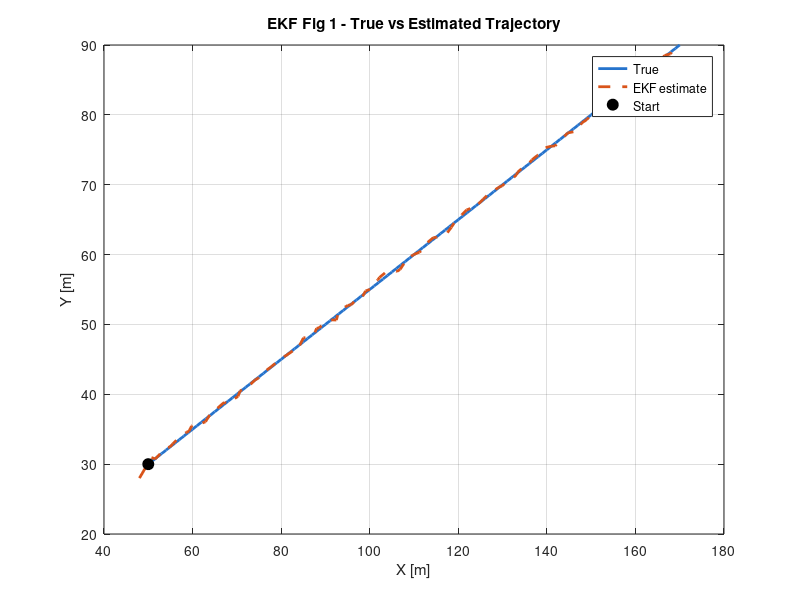
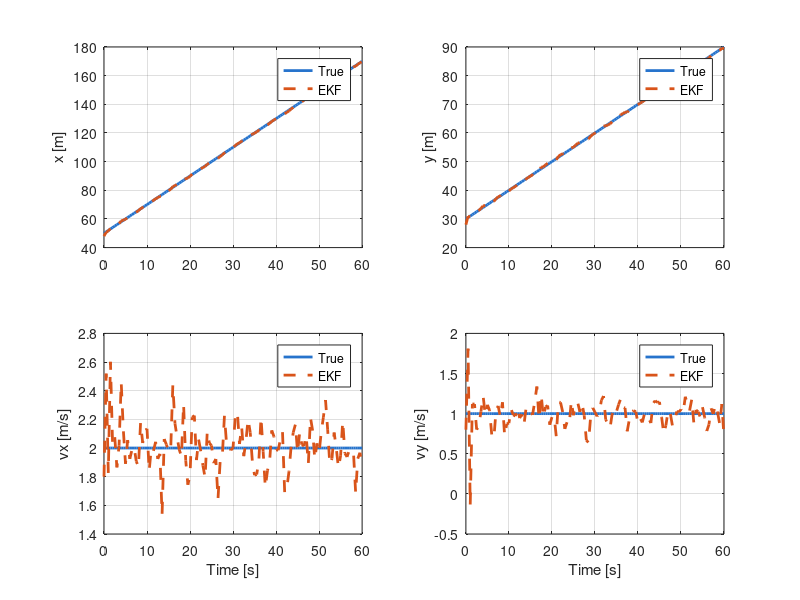

Source code (MATLAB) for these figures, in order: (Note: this script raises an error after producing the figures.)
% =========================================================
% ekf.m — Extended Kalman Filter
%
% PURPOSE:
%   Track ship state [x,y,vx,vy] using noisy pixel measurements.
%   Two stages every step: PREDICT then UPDATE.
%
% HOW TO RUN:
%   Press F5 or type: ekf
%   (Self-contained — no other files required)
% =========================================================

clear; clc; close all;

fprintf('=========================================\n');
fprintf('  EXTENDED KALMAN FILTER (EKF)\n');
fprintf('=========================================\n\n');

%% ---- Parameters ----
dt = 0.5;  T_total = 60;  t = 0:dt:T_total;  N_steps = length(t);
fx = 800;  fy = 800;  z = 150;

A = [1 0 dt 0; 0 1 0 dt; 0 0 1 0; 0 0 0 1];
n = 4;

Q = diag([0.1, 0.1, 0.05, 0.05]);   % Process noise
R = diag([4, 4]);                    % Measurement noise (2px std)

h      = @(X) [fx*(X(1)/z); fy*(X(2)/z)];
H_func = @(X) [fx/z 0 0 0; 0 fy/z 0 0];

%% ---- True trajectory ----
X_true = zeros(n, N_steps);
X_true(:,1) = [50; 30; 2; 1];
for k = 1:N_steps-1
    X_true(:,k+1) = A * X_true(:,k);
end

%% ---- Noisy measurements ----
rng(42);
z_meas = zeros(2, N_steps);
for k = 1:N_steps
    z_meas(:,k) = h(X_true(:,k)) + sqrt(R)*randn(2,1);
end

%% ---- EKF loop ----
X_est  = zeros(n, N_steps);
P_arr  = zeros(n, n, N_steps);
innov  = zeros(2, N_steps);

X_est(:,1)   = [48; 28; 1.8; 0.8];   % Deliberately wrong start
P_arr(:,:,1) = 10*eye(n);

fprintf('Initial estimate: [%.1f, %.1f, %.1f, %.1f]\n', X_est(1,1),X_est(2,1),X_est(3,1),X_est(4,1));
fprintf('True initial:     [%.1f, %.1f, %.1f, %.1f]\n\n', X_true(1,1),X_true(2,1),X_true(3,1),X_true(4,1));

for k = 1:N_steps-1
    % PREDICT
    X_pred = A * X_est(:,k);
    P_pred = A * P_arr(:,:,k) * A' + Q;

    % UPDATE
    H      = H_func(X_pred);
    z_pred = h(X_pred);
    r      = z_meas(:,k+1) - z_pred;
    S      = H * P_pred * H' + R;
    K      = P_pred * H' * (S \ eye(2));

    X_est(:,k+1)   = X_pred + K * r;
    P_arr(:,:,k+1) = (eye(n) - K*H) * P_pred;
    innov(:,k+1)   = r;
end

pos_err = sqrt((X_true(1,:)-X_est(1,:)).^2 + (X_true(2,:)-X_est(2,:)).^2);
fprintf('Final position error: %.4f m\n\n', pos_err(end));

%% ---- Plots ----
c_true = [0.15 0.45 0.80];
c_est  = [0.85 0.33 0.10];
c_inn  = [0.13 0.55 0.13];

figure(1); set(gcf,'Name','EKF Fig 1 - Trajectory');
plot(X_true(1,:),X_true(2,:),'-','Color',c_true,'LineWidth',2); hold on;
plot(X_est(1,:),X_est(2,:),'--','Color',c_est,'LineWidth',2);
plot(X_true(1,1),X_true(2,1),'ko','MarkerSize',8,'MarkerFaceColor','k');
xlabel('X [m]'); ylabel('Y [m]');
title('EKF Fig 1 - True vs Estimated Trajectory');
legend('True','EKF estimate','Start','Location','best'); grid on;

figure(2); set(gcf,'Name','EKF Fig 2 - States');
labels = {'x [m]','y [m]','vx [m/s]','vy [m/s]'};
for i = 1:4
    subplot(2,2,i);
    plot(t,X_true(i,:),'-','Color',c_true,'LineWidth',2); hold on;
    plot(t,X_est(i,:),'--','Color',c_est,'LineWidth',2);
    ylabel(labels{i}); legend('True','EKF'); grid on;
    if i>=3; xlabel('Time [s]'); end
end
sgtitle('EKF Fig 2 - State Estimates vs True States');

figure(3); set(gcf,'Name','EKF Fig 3 - Position Error');
plot(t,pos_err,'-','Color',c_est,'LineWidth',2);
xlabel('Time [s]'); ylabel('Position error [m]');
title('EKF Fig 3 - Estimation Error (should converge)'); grid on;

figure(4); set(gcf,'Name','EKF Fig 4 - Innovation');
subplot(2,1,1);
plot(t,innov(1,:),'-','Color',c_inn,'LineWidth',1.5); hold on; yline(0,'k--');
ylabel('r_u [px]'); title('EKF Fig 4 - Innovation r = z - h(X_{pred})'); grid on;
subplot(2,1,2);
plot(t,innov(2,:),'-','Color',c_inn,'LineWidth',1.5); hold on; yline(0,'k--');
xlabel('Time [s]'); ylabel('r_v [px]'); grid on;

figure(5); set(gcf,'Name','EKF Fig 5 - Covariance');
for i=1:n; P_d(i,:)=squeeze(P_arr(i,i,:))'; end
semilogy(t,P_d(1,:),'-','LineWidth',2); hold on;
semilogy(t,P_d(2,:),'--','LineWidth',2);
semilogy(t,P_d(3,:),':','LineWidth',2);
semilogy(t,P_d(4,:),'-.','LineWidth',2);
xlabel('Time [s]'); ylabel('Variance [log]');
title('EKF Fig 5 - Covariance (should decrease)');
legend('P_x','P_y','P_{vx}','P_{vy}','Location','best'); grid on;

fprintf('ekf.m complete. 5 figures generated.\n');
